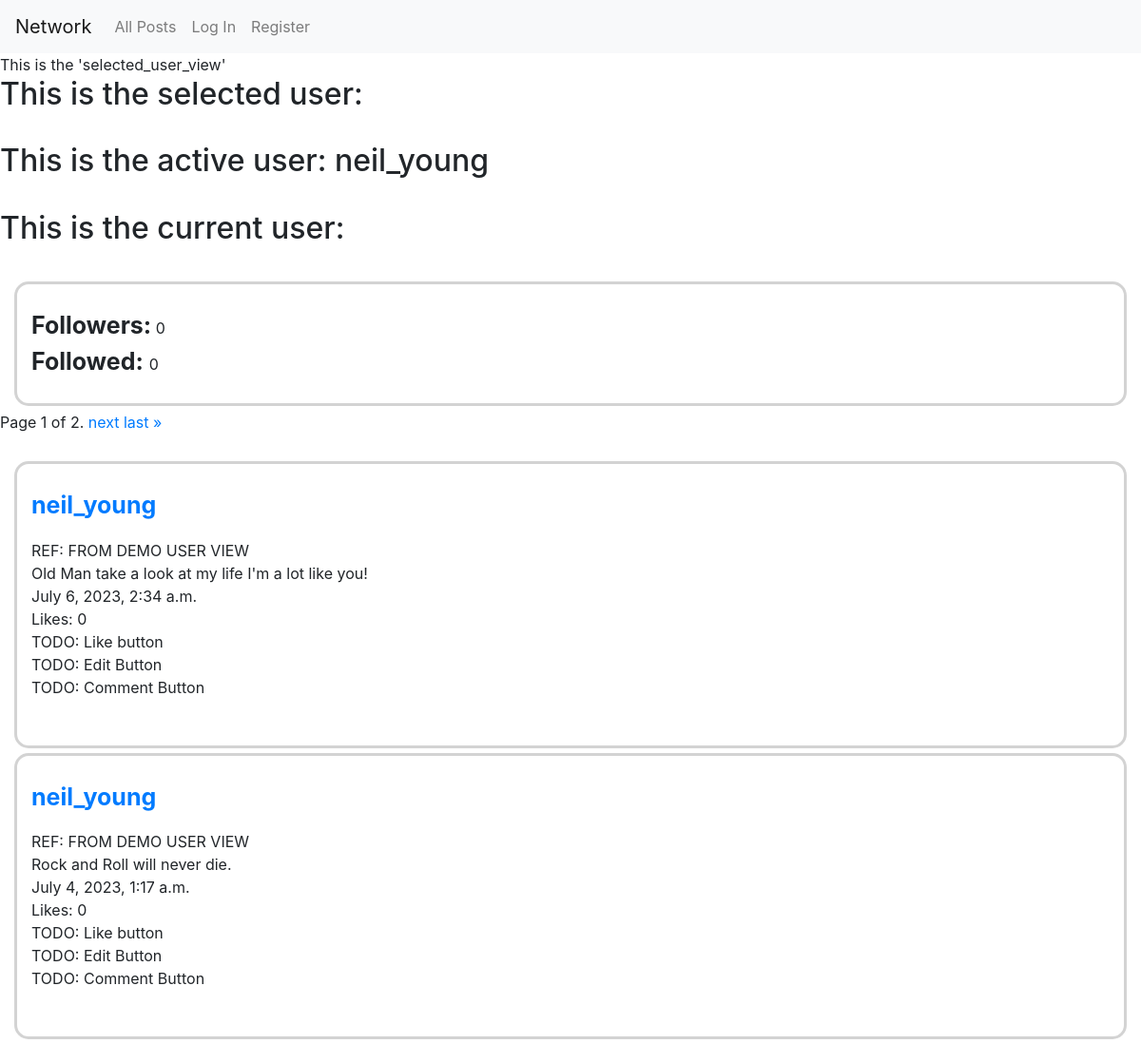
/demo_user/neil_young, run on the app's committed database.
### network/models.py (models this page shows, shortened)
class User(AbstractUser):
    followed_by_user = models.IntegerField(default=0)
    followers_of_user = models.IntegerField(default=0)
    def __str__(self):
        return f"{self.username}"

class Post(models.Model):
    content = models.CharField(max_length=128)
    user = models.ForeignKey(User, on_delete=models.CASCADE, related_name="user")
    likes = models.IntegerField(default=0)
    timestamp = models.DateTimeField(auto_now_add=True)

### network/views.py (the view)
# urls.py: path("demo_user/<str:request_name>", views.demo_user, name="demo_user"),
def demo_user(request, request_name=None):
    print(request, request_name)
    active_user = User.objects.get(username=request_name)
    print("active_user: ", active_user)
    active_user_posts = Post.objects.filter(user=active_user.id).order_by("-timestamp")
    paginator_active_user = Paginator(active_user_posts, 2)
    page_number = request.GET.get('page')
    page_obj_active_user = paginator_active_user.get_page(page_number)
    return render(request, "network/demo_user.html",{
                      "page_obj_active_user": page_obj_active_user,
                      "active_user": active_user
                  })

### network/templates/network/demo_user.html (shortened to what this page needs)
{% extends "network/layout.html" %}
{% load static %}
{% block body %}
    <div id="selected_user_view">
    This is the 'selected_user_view'
    <h2>This is the selected user: {{selected_user}}</h2><br>
    <h2>This is the active user: {{active_user}}</h2><br>
    <h2>This is the current user: {{current_user}}</h2><br>
    <p class="post_style" >
      <strong style="font-size:25px;">Followers:</strong> {{ active_user.followers_of_user }}<br>
      <strong style="font-size:25px;">Followed: </strong> {{ active_user.followed_by_user }} <br>
    </p>
    <div class="pagination">
      <span class="step-links">
      <span class="current">
        Page {{ page_obj_active_user.number }} of {{ page_obj_active_user.paginator.num_pages }}.
      </span>
      {% if page_obj_active_user.has_next %}
        <a href="?page={{ page_obj_active_user.next_page_number }}">next</a>
        <a href="?page={{ page_obj_active_user.paginator.num_pages }}">last &raquo;</a>
      {% endif %}
      </span>
    </div><br>
    {% for p in page_obj_active_user %}
      <div class="post_style">
        <p id="userlink" class="active_user_page"
          style="font-size:25px; font-weight: bold;"> <a href="#">{{p.user}}</a>
        </p>
          REF: FROM DEMO USER VIEW
          <br>
          {{p.content}}<br>
          {{p.timestamp}}<br>
          Likes: {{p.likes}}<br>
          TODO: Like button<br>
          TODO: Edit Button<br>
          TODO: Comment Button
          <br><br>
      </div>
{% endfor %}
</div>
{% endblock %}

### network/static/network/styles.css (style rules this page uses)
.post_style { border-color: lightgrey; border-radius:15px; border-style: solid; margin: 5px 15px 5px 15px; padding:25px 15px 25px 15px; }

### data on the page
User: username "neil_young", followers_of_user "0", followed_by_user "0"
Post: user "neil_young", content "Old Man take a look at my life I'm a lot like you!", timestamp "July 6, 2023, 2:34 a.m.", likes "0"
Post: user "neil_young", content "Rock and Roll will never die.", timestamp "July 4, 2023, 1:17 a.m.", likes "0"

### other printed values
{{ page_obj_active_user.number }} "1"
{{ page_obj_active_user.paginator.num_pages }} "2"
